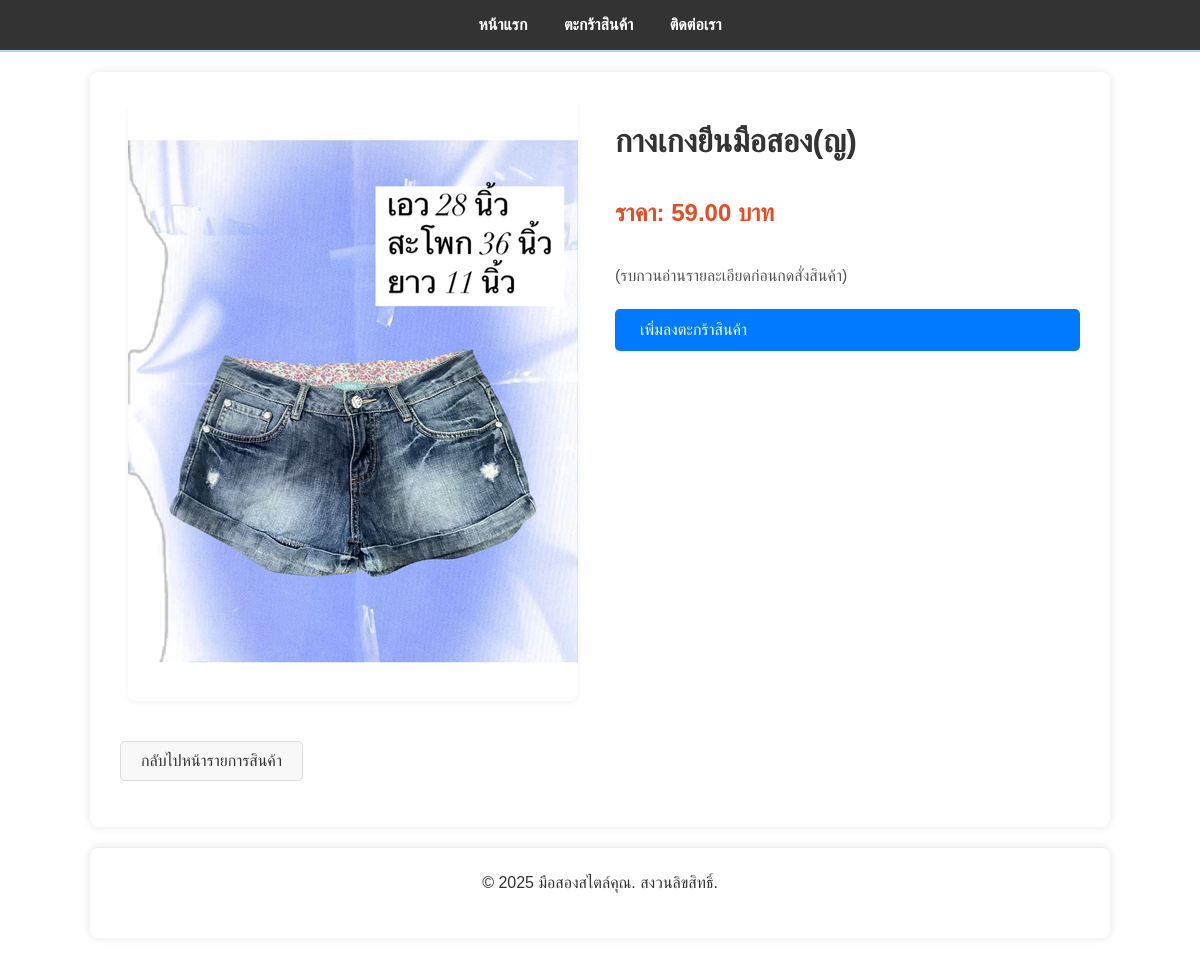
Screenshot of /product/2/ with the database file from the repository.
### shop/models.py (models this page shows, shortened)
class Product(models.Model):
    name = models.CharField(max_length=255)
    description = models.TextField(blank=True, null=True)
    price = models.DecimalField(max_digits=10, decimal_places=2)
    image = models.ImageField(upload_to='products/', blank=True, null=True)
    category = models.ForeignKey(Category, on_delete=models.SET_NULL, null=True, blank=True)
    condition = models.CharField(max_length=100, blank=True, null=True) # สภาพสินค้า
    created_at = models.DateTimeField(auto_now_add=True)

### shop/views.py (the view)
# urls.py: path('product/<int:product_id>/', views.product_detail, name='product_detail'),
def product_detail(request, product_id):
    product = get_object_or_404(Product, pk=product_id)
    return render(request, 'shop/product_detail.html', {'product': product})

### shop/templates/shop/product_detail.html (shortened to what this page needs)
{% load static %}
<!DOCTYPE html>
<html lang="th">
<head>
    <link rel="stylesheet" type="text/css" href="{% static 'shop/style.css' %}">
</head>
<body>
    {% if request.path != '/' %}
    <nav>
        <ul>
            <li><a href="{% url 'product_list' %}">หน้าแรก</a></li>
            <li><a href="{% url 'view_cart' %}">ตะกร้าสินค้า</a></li>
            <li><a href="{% url 'contact' %}">ติดต่อเรา</a></li>
        </ul>
    </nav>
    {% endif %}
    <div class="container">
        <div class="product-detail-grid">
            <div class="product-image-column">
                {% if product.image %}
                    <img src="{{ product.image.url }}" alt="{{ product.name }}" class="product-image">
                {% else %}
                    <div style="background-color: #eee; height: 300px; display: flex; justify-content: center; align-items: center; border-radius: 8px;">
                        ไม่มีรูปภาพ
                    </div>
                {% endif %}
            </div>
            <div class="product-info-column">
                <h1 class="product-title">{{ product.name }}</h1>
                <p class="product-price">ราคา: {{ product.price }} บาท</p>
                <p class="product-description">{{ product.description|default:"ไม่มีรายละเอียด" }}</p>
                <a href="{% url 'add_to_cart' product.id %}" class="add-to-cart-button">เพิ่มลงตะกร้าสินค้า</a>
            </div>
        </div>
        <p><a href="{% url 'product_list' %}" class="back-link-button">กลับไปหน้ารายการสินค้า</a></p>
    </div>
    <footer>
        <div class="container" style="text-align: center; margin-top: 20px; padding-top: 10px; border-top: 1px solid #eee;">
            <p>&copy; 2025 มือสองสไตล์คุณ. สงวนลิขสิทธิ์.</p>
        </div>
    </footer>
</body>
</html>

### shop/templates/shop/shop/static/shop/style.css (style rules this page uses)
body { font-family: sans-serif; margin: 0; padding: 0; background-color: #ffffff; color: #333; }
nav { background-color: #e0ffff; padding: 0.8em 0; text-align: center; margin-bottom: 20px; border-bottom: 2px solid #add8e6; }
nav ul { list-style: none; padding: 0; margin: 0; }
nav ul li { display: inline; margin: 0 1.2em; }
nav a { color: #333; text-decoration: none; font-weight: bold; transition: color 0.3s ease; }

### shop/templates/shop/product_detail.html (style rules this page uses)
.container { max-width: 960px; margin: 20px auto; padding: 30px; background-color: #fff; border-radius: 8px; box-shadow: 0 0 10px rgba(0, 0, 0, 0.1); }
.product-detail-grid { display: grid; grid-template-columns: 1fr 1fr; gap: 30px; align-items: start; }
.product-image-column { text-align: center; }
.product-image { max-width: 100%; height: auto; border-radius: 8px; box-shadow: 0 2px 5px rgba(0, 0, 0, 0.05); }
.product-info-column { display: flex; flex-direction: column; }
.product-title { font-size: 2em; font-weight: bold; color: #333; margin-bottom: 15px; }
.product-price { color: #e44d26; font-weight: bold; font-size: 1.5em; margin-bottom: 20px; }
.product-description { line-height: 1.6; color: #555; margin-bottom: 20px; }
.add-to-cart-button { background-color: #007bff; color: #fff; border: none; padding: 12px 25px; border-radius: 5px; cursor: pointer; text-decoration: none; display: inline-block; font-size: 1em; transition: background-color 0.3s ease; }
.back-link-button { background-color: #f8f8f8; color: #333; border: 1px solid #ddd; padding: 10px 20px; border-radius: 5px; cursor: pointer; text-decoration: none; display: inline-block; font-size: 1em; transition: background-color 0.3s ease, color 0.3s ease; margin-top: 20px; }
nav { background-color: #333; color: #fff; padding: 1em 0; text-align: center; margin-bottom: 20px; }
nav ul { list-style: none; padding: 0; margin: 0; }
nav ul li { display: inline; margin: 0 1em; }
nav a { color: #fff; text-decoration: none; font-weight: bold; }

### rows the page displays
Product: image (picture), name "กางเกงยีนมือสอง(ญ)", price "59.00", description "(รบกวนอ่านรายละเอียดก่อนกดสั่งสินค้า)"
